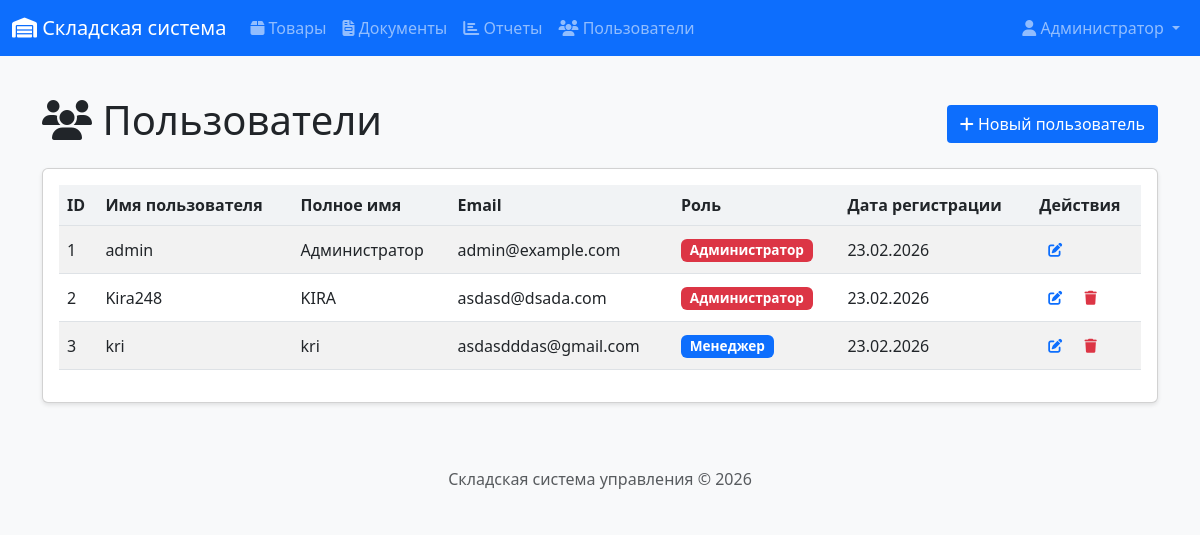
The app's page /auth/users (signed in) with its own data.
### app/models.py (models this page shows, shortened)
class User(UserMixin, db.Model):
    __tablename__ = 'users'
    id = db.Column(db.Integer, primary_key=True)
    username = db.Column(db.String(64), unique=True, nullable=False)
    email = db.Column(db.String(120), unique=True, nullable=False)
    password_hash = db.Column(db.String(256))
    full_name = db.Column(db.String(100))
    role = db.Column(db.String(20), default='manager')  # admin, manager, storekeeper
    created_at = db.Column(db.DateTime, default=datetime.utcnow)
    documents_created = db.relationship('Document', backref='author', lazy='dynamic')
    def is_admin(self):
        return self.role == 'admin'

### app/routes/auth.py (the view)
@bp.route('/users')
@login_required
def user_list():
    if not current_user.is_admin():
        flash('Доступ запрещен', 'danger')
        return redirect(url_for('index'))
    users = User.query.all()
    return render_template('auth/users.html', title='Пользователи', users=users)

### app/__init__.py (called while the page is built)
@login_manager.user_loader
def load_user(user_id):
    from app.models import User
    return User.query.get(int(user_id))

### app/templates/auth/users.html (shortened to what this page needs)
{% extends "base.html" %}
{% block content %}
<div class="d-flex justify-content-between align-items-center mb-3">
    <h1><i class="fas fa-users"></i> Пользователи</h1>
    <a href="{{ url_for('auth.user_create') }}" class="btn btn-primary">
        <i class="fas fa-plus"></i> Новый пользователь
    </a>
</div>
<div class="card">
    <div class="card-body">
        <div class="table-responsive">
            <table class="table table-striped table-hover">
                <thead>
                    <tr>
                        <th>ID</th>
                        <th>Имя пользователя</th>
                        <th>Полное имя</th>
                        <th>Email</th>
                        <th>Роль</th>
                        <th>Дата регистрации</th>
                        <th>Действия</th>
                    </tr>
                </thead>
                <tbody>
                    {% for user in users %}
                    <tr>
                        <td>{{ user.id }}</td>
                        <td>{{ user.username }}</td>
                        <td>{{ user.full_name or '-' }}</td>
                        <td>{{ user.email }}</td>
                        <td>
                            {% if user.role == 'admin' %}
                                <span class="badge bg-danger">Администратор</span>
                            {% elif user.role == 'manager' %}
                                <span class="badge bg-primary">Менеджер</span>
                            {% else %}
                                <span class="badge bg-secondary">Кладовщик</span>
                            {% endif %}
                        </td>
                        <td>{{ user.created_at.strftime('%d.%m.%Y') }}</td>
                        <td>
                            <a href="{{ url_for('auth.user_edit', id=user.id) }}"
                               class="btn btn-sm btn-outline-primary" title="Редактировать">
                                <i class="fas fa-edit"></i>
                            </a>
                            {% if user.id != current_user.id %}
                            <button type="button" class="btn btn-sm btn-outline-danger"
                                    data-bs-toggle="modal" data-bs-target="#deleteModal{{ user.id }}"
                                    title="Удалить">
                                <i class="fas fa-trash"></i>
                            </button>
                            {% endif %}
                        </td>
                    </tr>
                    {% endfor %}
                </tbody>
            </table>
        </div>
    </div>
</div>
{% endblock %}

### app/templates/base.html (shortened to what this page needs)
<!DOCTYPE html>
<html lang="ru">
<head>
    <link href="https://cdn.jsdelivr.net/npm/bootstrap@5.3.0/dist/css/bootstrap.min.css" rel="stylesheet">
    <link rel="stylesheet" href="https://cdnjs.cloudflare.com/ajax/libs/font-awesome/6.4.0/css/all.min.css">
    <link rel="stylesheet" href="{{ url_for('static', filename='css/style.css') }}">
</head>
<body>
    <nav class="navbar navbar-expand-lg navbar-dark bg-primary">
        <div class="container-fluid">
            <a class="navbar-brand" href="{{ url_for('index') }}">
                <i class="fas fa-warehouse"></i> Складская система
            </a>
            <div class="collapse navbar-collapse" id="navbarNav">
                {% if current_user.is_authenticated %}
                <ul class="navbar-nav me-auto">
                    <li class="nav-item">
                        <a class="nav-link" href="{{ url_for('products.product_list') }}">
                            <i class="fas fa-box"></i> Товары
                        </a>
                    </li>
                    <li class="nav-item">
                        <a class="nav-link" href="{{ url_for('documents.document_list') }}">
                            <i class="fas fa-file-invoice"></i> Документы
                        </a>
                    </li>
                    <li class="nav-item">
                        <a class="nav-link" href="{{ url_for('reports.stock_report') }}">
                            <i class="fas fa-chart-bar"></i> Отчеты
                        </a>
                    </li>
                    {% if current_user.is_admin() %}
                    <li class="nav-item">
                        <a class="nav-link" href="{{ url_for('auth.user_list') }}">
                            <i class="fas fa-users"></i> Пользователи
                        </a>
                    </li>
                    {% endif %}
                </ul>
                <ul class="navbar-nav">
                    <li class="nav-item dropdown">
                        <a class="nav-link dropdown-toggle" href="#" role="button" data-bs-toggle="dropdown">
                            <i class="fas fa-user"></i> {{ current_user.full_name or current_user.username }}
                        </a>
                    </li>
                </ul>
                {% endif %}
            </div>
        </div>
    </nav>
    <main class="container mt-4">
        {% block content %}{% endblock %}
    </main>
    <footer class="footer mt-5 py-3 bg-light">
        <div class="container text-center">
            <span class="text-muted">Складская система управления &copy; 2026</span>
        </div>
    </footer>
</body>
</html>

### app/static/css/style.css (style rules this page uses)
body { font-family: 'Segoe UI', Tahoma, Geneva, Verdana, sans-serif; background-color: #f8f9fa; min-height: 100vh; display: flex; flex-direction: column; margin: 0; padding: 0; }
.footer { margin-top: auto; width: 100%; background-color: #f8f9fa; padding: 1rem 0; text-align: center; }
.card { box-shadow: 0 2px 4px rgba(0,0,0,0.1); transition: transform 0.2s; }
.table th { background-color: #f1f3f5; font-weight: 600; }
.table td { vertical-align: middle; }
.badge { font-size: 0.85em; padding: 0.35em 0.65em; display: inline-block; white-space: nowrap; }
.btn { display: inline-block; font-weight: 400; line-height: 1.5; text-align: center; text-decoration: none; vertical-align: middle; cursor: pointer; padding: 0.375rem 0.75rem; font-size: 1rem; border-radius: 0.25rem; border: 1px solid transparent; }
.btn-sm { padding: 0.25rem 0.5rem; font-size: 0.875rem; border-radius: 0.2rem; }
p, strong, span, div { white-space: normal; word-break: normal; }

### records on screen
User: full_name "Администратор", id "1", username "admin", email "admin@example.com", role "Администратор", created_at "23.02.2026"
User: id "2", username "Kira248", full_name "KIRA", email "asdasd@dsada.com", role "Администратор", created_at "23.02.2026"
User: id "3", username "kri", full_name "kri", email "asdasdddas@gmail.com", role "Менеджер", created_at "23.02.2026"
